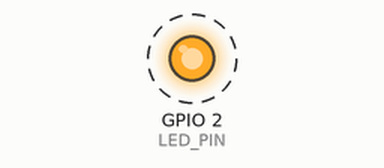
Simulated run of this sketch. Board: ESP32. Parts: output pins drawn as LEDs (lit = HIGH). Dashed ring = blinking. What the sketch prints to the serial monitor is not drawn.

Above: at 0.2 s.
Timing chart, 0 to 3.0 s (numbered marks = the images above):
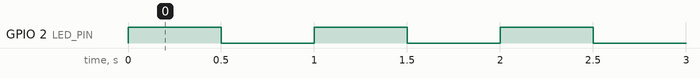

Measured:
- by itself, GPIO 2 (LED_PIN): alternates HIGH for 0.50 s and LOW for 0.50 s

The sketch:

Blink.ino
```cpp
// ESP32-WROOM-32 onboard LED blink (GPIO 2 on most DevKit boards)
#define LED_PIN 2

void setup() {
  pinMode(LED_PIN, OUTPUT);
  Serial.begin(115200);
  Serial.println("Blink ready on GPIO 2");
}

void loop() {
  digitalWrite(LED_PIN, HIGH);
  Serial.println("ON");
  delay(500);
  digitalWrite(LED_PIN, LOW);
  Serial.println("OFF");
  delay(500);
}
```
